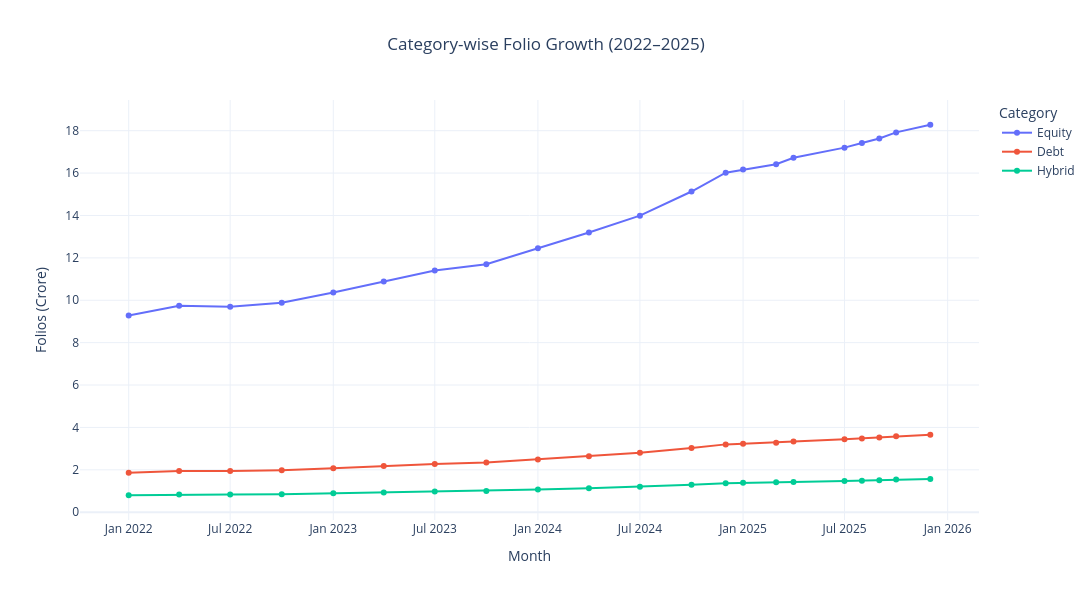

This figure's notebook cell:
### Code cell
folio_df["month"] = pd.to_datetime(folio_df["month"])

plot_df = folio_df.melt(
    id_vars="month",
    value_vars=[
        "equity_folios_crore",
        "debt_folios_crore",
        "hybrid_folios_crore"
    ],
    var_name="Category",
    value_name="Folios"
)

plot_df["Category"] = plot_df["Category"].str.replace("_folios_crore", "").str.title()

fig = px.line(
    plot_df,
    x="month",
    y="Folios",
    color="Category",
    markers=True,
    title="Category-wise Folio Growth (2022–2025)"
)

fig.update_layout(
    template="plotly_white",
    width=1100,
    height=600,
    title_x=0.5,
    xaxis_title="Month",
    yaxis_title="Folios (Crore)"
)

fig.show()

### Figure 1 — Plotly figure (JSON) as saved in the notebook; plotly's stock layout.template omitted (floating-point values rounded to 4 significant figures)
{"data": [{"hovertemplate": "Category=Equity<br>month=%{x}<br>Folios=%{y}<extra></extra>", "legendgroup": "Equity", "line": {"color": "#636efa", "dash": "solid"}, "marker": {"symbol": "circle"}, "mode": "lines+markers", "name": "Equity", "orientation": "v", "showlegend": true, "type": "scatter", "x": ["2022-01-01T00:00:00.000000", "2022-04-01T00:00:00.000000", "2022-07-01T00:00:00.000000", "2022-10-01T00:00:00.000000", "2023-01-01T00:00:00.000000", "2023-04-01T00:00:00.000000", "2023-07-01T00:00:00.000000", "2023-10-01T00:00:00.000000", "2024-01-01T00:00:00.000000", "2024-04-01T00:00:00.000000", "2024-07-01T00:00:00.000000", "2024-10-01T00:00:00.000000", "2024-12-01T00:00:00.000000", "2025-01-01T00:00:00.000000", "2025-03-01T00:00:00.000000", "2025-04-01T00:00:00.000000", "2025-07-01T00:00:00.000000", "2025-08-01T00:00:00.000000", "2025-09-01T00:00:00.000000", "2025-10-01T00:00:00.000000", "2025-12-01T00:00:00.000000"], "xaxis": "x", "y": [9.28, 9.74, 9.69, 9.88, 10.37, 10.88, 11.4, 11.7, 12.45, 13.2, 13.99, 15.13, 16.02, 16.17, 16.42, 16.72, 17.2, 17.42, 17.63, 17.92, 18.28], "yaxis": "y"}, {"hovertemplate": "Category=Debt<br>month=%{x}<br>Folios=%{y}<extra></extra>", "legendgroup": "Debt", "line": {"color": "#EF553B", "dash": "solid"}, "marker": {"symbol": "circle"}, "mode": "lines+markers", "name": "Debt", "orientation": "v", "showlegend": true, "type": "scatter", "x": ["2022-01-01T00:00:00.000000", "2022-04-01T00:00:00.000000", "2022-07-01T00:00:00.000000", "2022-10-01T00:00:00.000000", "2023-01-01T00:00:00.000000", "2023-04-01T00:00:00.000000", "2023-07-01T00:00:00.000000", "2023-10-01T00:00:00.000000", "2024-01-01T00:00:00.000000", "2024-04-01T00:00:00.000000", "2024-07-01T00:00:00.000000", "2024-10-01T00:00:00.000000", "2024-12-01T00:00:00.000000", "2025-01-01T00:00:00.000000", "2025-03-01T00:00:00.000000", "2025-04-01T00:00:00.000000", "2025-07-01T00:00:00.000000", "2025-08-01T00:00:00.000000", "2025-09-01T00:00:00.000000", "2025-10-01T00:00:00.000000", "2025-12-01T00:00:00.000000"], "xaxis": "x", "y": [1.86, 1.95, 1.94, 1.98, 2.07, 2.18, 2.28, 2.34, 2.49, 2.64, 2.8, 3.03, 3.2, 3.23, 3.28, 3.34, 3.44, 3.48, 3.53, 3.58, 3.66], "yaxis": "y"}, {"hovertemplate": "Category=Hybrid<br>month=%{x}<br>Folios=%{y}<extra></extra>", "legendgroup": "Hybrid", "line": {"color": "#00cc96", "dash": "solid"}, "marker": {"symbol": "circle"}, "mode": "lines+markers", "name": "Hybrid", "orientation": "v", "showlegend": true, "type": "scatter", "x": ["2022-01-01T00:00:00.000000", "2022-04-01T00:00:00.000000", "2022-07-01T00:00:00.000000", "2022-10-01T00:00:00.000000", "2023-01-01T00:00:00.000000", "2023-04-01T00:00:00.000000", "2023-07-01T00:00:00.000000", "2023-10-01T00:00:00.000000", "2024-01-01T00:00:00.000000", "2024-04-01T00:00:00.000000", "2024-07-01T00:00:00.000000", "2024-10-01T00:00:00.000000", "2024-12-01T00:00:00.000000", "2025-01-01T00:00:00.000000", "2025-03-01T00:00:00.000000", "2025-04-01T00:00:00.000000", "2025-07-01T00:00:00.000000", "2025-08-01T00:00:00.000000", "2025-09-01T00:00:00.000000", "2025-10-01T00:00:00.000000", "2025-12-01T00:00:00.000000"], "xaxis": "x", "y": [0.8, 0.83, 0.83, 0.85, 0.89, 0.93, 0.98, 1.0, 1.07, 1.13, 1.2, 1.3, 1.37, 1.39, 1.41, 1.43, 1.47, 1.49, 1.51, 1.54, 1.57], "yaxis": "y"}], "layout": {"height": 600, "legend": {"title": {"text": "Category"}, "tracegroupgap": 0}, "title": {"text": "Category-wise Folio Growth (2022–2025)", "x": 0.5}, "width": 1100, "xaxis": {"anchor": "y", "domain": [0, 1], "title": {"text": "Month"}}, "yaxis": {"anchor": "x", "domain": [0, 1], "title": {"text": "Folios (Crore)"}}}}
